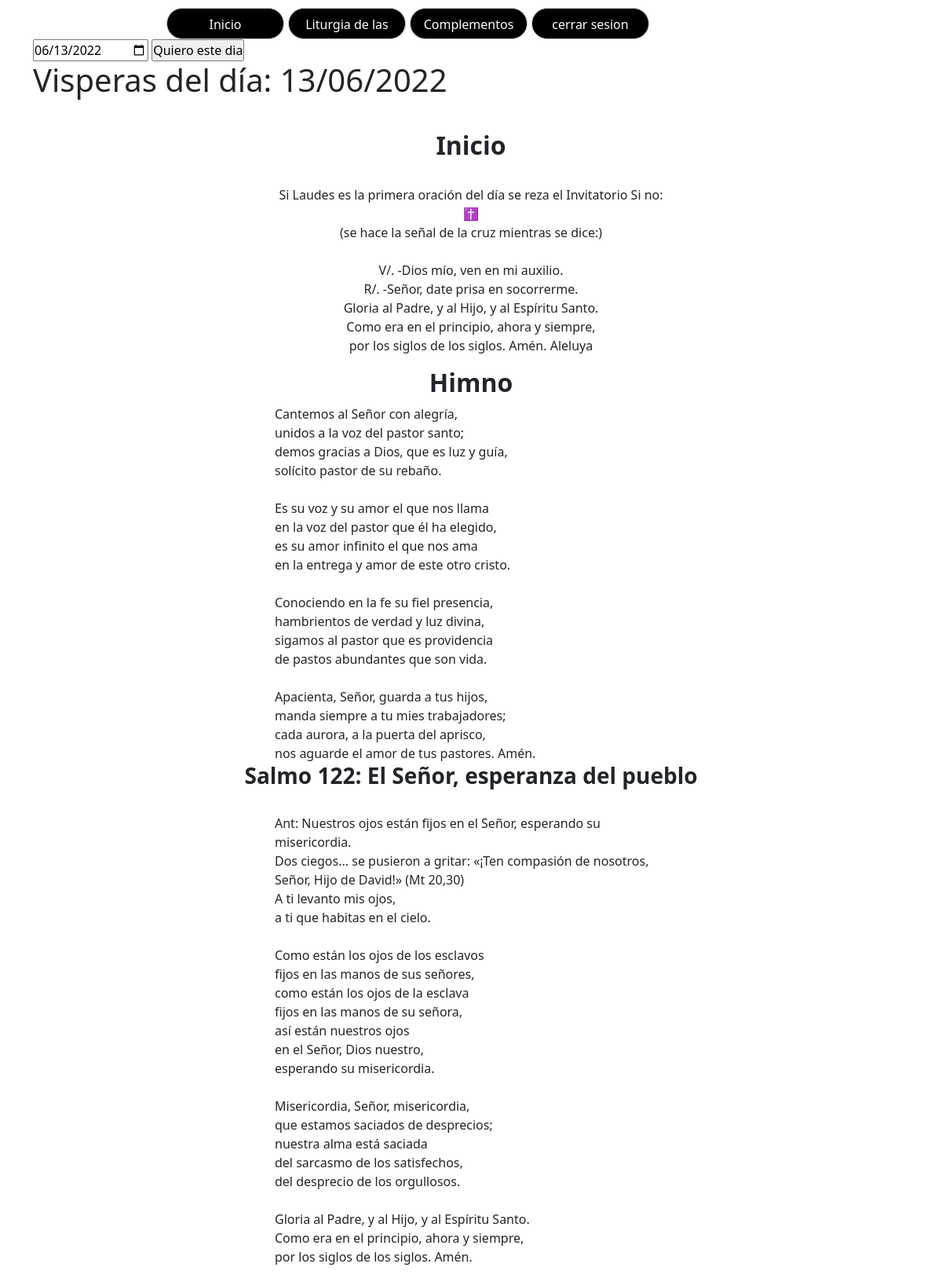
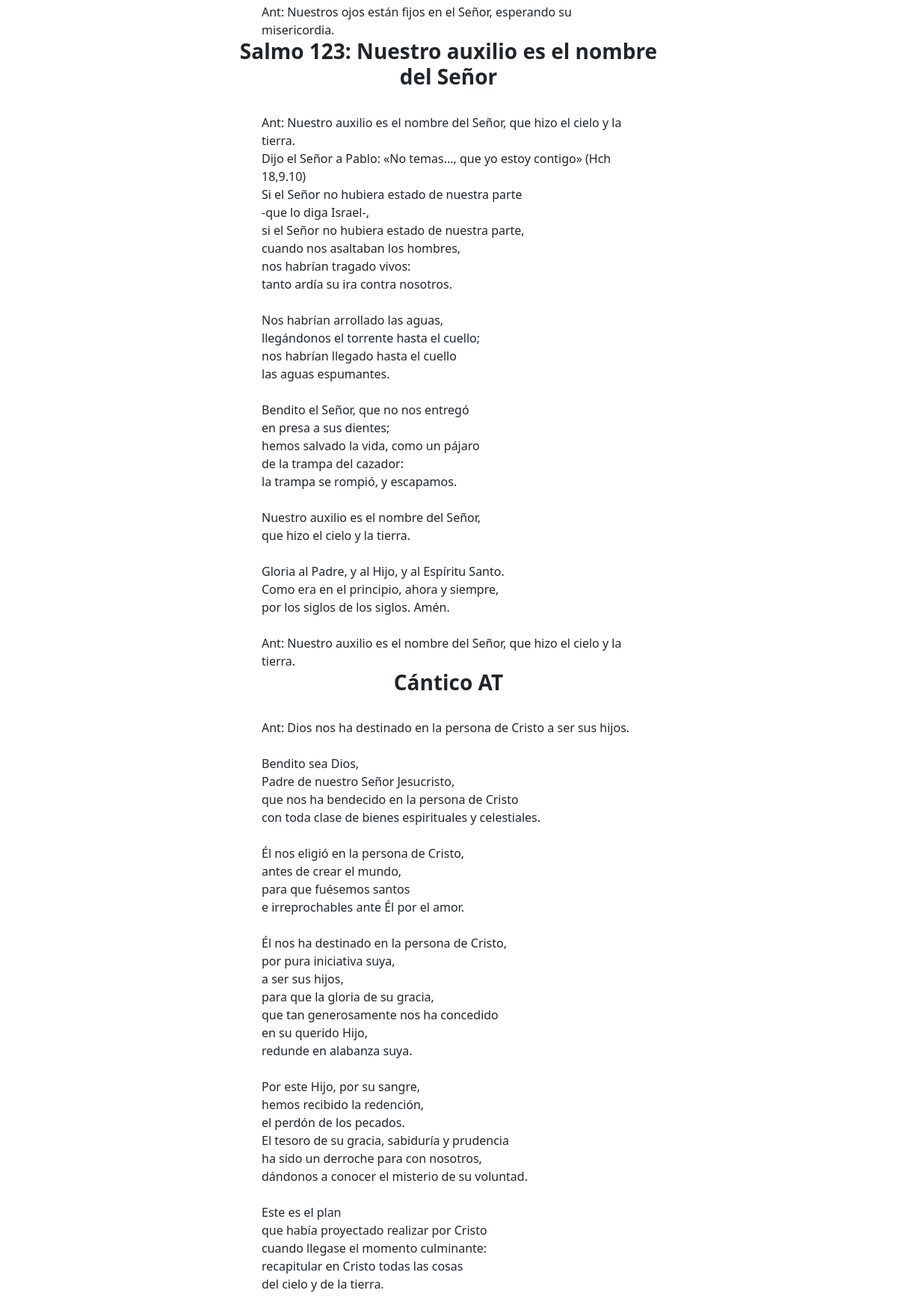
The page /Visperas.php (signed in, upper part) on the database its author committed (2 pictures, top to bottom).
### tables this page shows
CREATE TABLE `visperas` (
  `id` int(3) NOT NULL,
  `fecha` varchar(12) DEFAULT NULL,
  `dia` longtext DEFAULT NULL,
  `himno` longtext DEFAULT NULL,
  `primer_salmo` longtext DEFAULT NULL,
  `segundo_salmo` longtext DEFAULT NULL,
  `cantico_at` longtext DEFAULT NULL,
  `lectura` longtext DEFAULT NULL,
  `cantico_evangelico` longtext DEFAULT NULL,
  `preces` longtext DEFAULT NULL
);

### public_html/Visperas.php (the view, shortened to what this page needs)
<?php
include "funciones.php";
if (!isset($_SESSION["Login"])) {
    header('Location: index.php');
} else {
    ?>
    <!doctype html>
    <html
        <head>
        <link href="https://cdn.jsdelivr.net/npm/bootstrap@5.2.0-beta1/dist/css/bootstrap.min.css" rel="stylesheet">
        <link href="estilos/oficio.css" rel="stylesheet" type="text/css">
        <link href="https://raw.githubusercontent.com/daneden/animate.css/master/animate.css" rel="stylesheet">
    </head>
    <body>
        <div class="container">
            <form method="post" action="Visperas.php">
                <input type="date" value="<?php echo (new DateTime())->format('Y-m-d'); ?>" name="fecha" id="fecha">
                <input type="submit" name="submit" value="Quiero este dia"><br>
            </form>
            <?php
            if (empty($_SET)) {
                $separador = "\n";
                $post = (isset($_POST["fecha"]) && !empty($_POST["fecha"]));
                if ($post) {
                    $fecha1 = $_POST["fecha"];
                } else {
                    $fecha1 = (new DateTime())->format('Y-m-d');
                }
                $Nfecha = date("d/m/Y", strtotime($fecha1));
                echo"<h1>Visperas del día: " . $Nfecha . "</h1> ";
                $sql = "select * from visperas where fecha =\"$Nfecha\"";
                $result = mysqli_query($conexion, $sql);
                while ($mostrar = mysqli_fetch_array($result)) {
                    echo "<div class=\"padre\">";
                    ?>
                    <div class='hijo'>
                        <center>
                            <h2><b>Inicio</b></h2><br>
                            <p>Si Laudes es la primera oración del día se reza el Invitatorio Si no:<br>
                                ✝<br>
                                (se hace la señal de la cruz mientras se dice:)<br>
                                <br>
                                V/. -Dios mío, ven en mi auxilio.<br>
                                R/. -Señor, date prisa en socorrerme.<br>
                                Gloria al Padre, y al Hijo, y al Espíritu Santo.<br>
                                Como era en el principio, ahora y siempre,<br>
                                por los siglos de los siglos. Amén. Aleluya<br>
                            </p>
                        </center>
                    </div>
                    <?php
                    echo "<div class=\"hijo\">";
                    echo '<center><h2><b>Himno</b></h2></center>';
                    echo "<div class=\"hijo2\">";
                    $frases2 = explode($separador, $mostrar['himno']);
                    $tamaño2 = sizeof($frases2);
                    for ($i = 0; $i < $tamaño2; $i++) {
                        echo $frases2[$i] . "<br>";
                    }
                    echo '</div>';
                    echo '</div>';
                    echo "<div class=\"hijo\">";
                    $frases3 = explode($separador, $mostrar['primer_salmo']);
                    $tamaño3 = sizeof($frases3);
                    echo '<center>';
                    echo '<h3><b>' . $frases3[0] . '</b></h3>';
                    echo '</center>';
                    echo "<div class=\"hijo2\">";
                    for ($i = 1; $i < $tamaño3; $i++) {
                        echo $frases3[$i] . "<br>";
                    }
                    echo '</div>';
                    echo '</div>';
                    echo "<div class=\"hijo\">";
                    $frases4 = explode($separador, $mostrar['segundo_salmo']);
                    $tamaño4 = sizeof($frases4);
                    echo '<center>';
                    echo '<h3><b>' . $frases4[0] . '</b></h3>';
                    echo '</center>';
                    echo "<div class=\"hijo2\">";
                    for ($i = 1; $i < $tamaño4; $i++) {
                        echo $frases4[$i] . "<br>";
                    }
                    echo '</div>';
                    echo '</div>';
                    echo "<div class=\"hijo\">";
                    $frases5 = explode($separador, $mostrar['cantico_at']);
                    $tamaño5 = sizeof($frases5);
                    echo '<center><h3><b>Cántico AT </b></h3></center>';
                    echo "<div class=\"hijo2\">";
                    for ($i = 1; $i < $tamaño5; $i++) {
                        echo $frases5[$i] . "<br>";
                    }
                    echo '</div>';
                    echo '</div>';
                    echo'<br>';
                    echo '</div>';
                }
            }
            ?>
    </html>
    <?php
}

### public_html/estilos/oficio.css (style rules this page uses)
body { margin: 0; padding: 0; height: 100vh; }
* { margin: 0; padding: 0; }
.padre { margin: 1rem; padding: 1rem; }
.hijo { width: 600px; margin: 0 auto; }
.hijo2 { width: 500px; margin: 0 auto; }

### rows shown on the page
visperas: himno "Cantemos al Señor con alegría,", himno "unidos a la voz del pastor santo;", himno "demos gracias a Dios, que es luz y guía,", himno "solícito pastor de su rebaño.", himno "Es su voz y su amor el que nos llama", himno "en la voz del pastor que él ha elegido,", himno "es su amor infinito el que nos ama", himno "en la entrega y amor de este otro cristo.", himno "Conociendo en la fe su fiel presencia,", himno "hambrientos de verdad y luz divina,", himno "sigamos al pastor que es providencia", himno "de pastos abundantes que son vida.", himno "Apacienta, Señor, guarda a tus hijos,", himno "manda siempre a tu mies trabajadores;", himno "cada aurora, a la puerta del aprisco,", himno "nos aguarde el amor de tus pastores. Amén.", primer_salmo "Salmo 122: El Señor, esperanza del pueblo", primer_salmo "Ant: Nuestros ojos están fijos en el Señor, esperando su misericordia.", primer_salmo "Dos ciegos... se pusieron a gritar: «¡Ten compasión de nosotros, Señor, Hijo de David!» (Mt 20,30)", primer_salmo "A ti levanto mis ojos,", primer_salmo "a ti que habitas en el cielo.", primer_salmo "Como están los ojos de los esclavos", primer_salmo "fijos en las manos de sus señores,", primer_salmo "como están los ojos de la esclava", primer_salmo "fijos en las manos de su señora,", primer_salmo "así están nuestros ojos", primer_salmo "en el Señor, Dios nuestro,", primer_salmo "esperando su misericordia.", primer_salmo "Misericordia, Señor, misericordia,", primer_salmo "que estamos saciados de desprecios;", primer_salmo "nuestra alma está saciada", primer_salmo "del sarcasmo de los satisfechos,", primer_salmo "del desprecio de los orgullosos.", primer_salmo "Gloria al Padre, y al Hijo, y al Espíritu Santo.", primer_salmo "Como era en el principio, ahora y siempre,", primer_salmo "por los siglos de los siglos. Amén.", frases4 "Salmo 123: Nuestro auxilio es el nombre del Señor", i "Ant: Nuestro auxilio es el nombre del Señor, que hizo el cielo y la tierra.", i "Dijo el Señor a Pablo: «No temas..., que yo estoy contigo» (Hch 18,9.10)", i "Si el Señor no hubiera estado de nuestra parte", i "-que lo diga Israel-,", i "si el Señor no hubiera estado de nuestra parte,", i "cuando nos asaltaban los hombres,", i "nos habrían tragado vivos:", i "tanto ardía su ira contra nosotros.", i "Nos habrían arrollado las aguas,", i "llegándonos el torrente hasta el cuello;", i "nos habrían llegado hasta el cuello", i "las aguas espumantes.", i "Bendito el Señor, que no nos entregó", i "en presa a sus dientes;", i "hemos salvado la vida, como un pájaro", i "de la trampa del cazador:", i "la trampa se rompió, y escapamos.", i "Nuestro auxilio es el nombre del Señor,", i "que hizo el cielo y la tierra.", i "Gloria al Padre, y al Hijo, y al Espíritu Santo.", i "Como era en el principio, ahora y siempre,", i "por los siglos de los siglos. Amén.", i "Ant: Dios nos ha destinado en la persona de Cristo a ser sus hijos.", i "Bendito sea Dios,", i "Padre de nuestro Señor Jesucristo,", i "que nos ha bendecido en la persona de Cristo", i "con toda clase de bienes espirituales y celestiales.", i "Él nos eligió en la persona de Cristo,", i "antes de crear el mundo,", i "para que fuésemos santos", i "e irreprochables ante Él por el amor.", i "Él nos ha destinado en la persona de Cristo,", i "por pura iniciativa suya,", i "a ser sus hijos,", i "para que la gloria de su gracia,", i "que tan generosamente nos ha concedido", i "en su querido Hijo,", i "redunde en alabanza suya.", i "Por este Hijo, por su sangre,", i "hemos recibido la redención,", i "el perdón de los pecados.", i "El tesoro de su gracia, sabiduría y prudencia", i "ha sido un derroche para con nosotros,", i "dándonos a conocer el misterio de su voluntad.", i "Este es el plan", i "que había proyectado realizar por Cristo", i "cuando llegase el momento culminante:", i "recapitular en Cristo todas las cosas", i "del cielo y de la tierra."

### other values the page prints
$Nfecha "13/06/2022"
